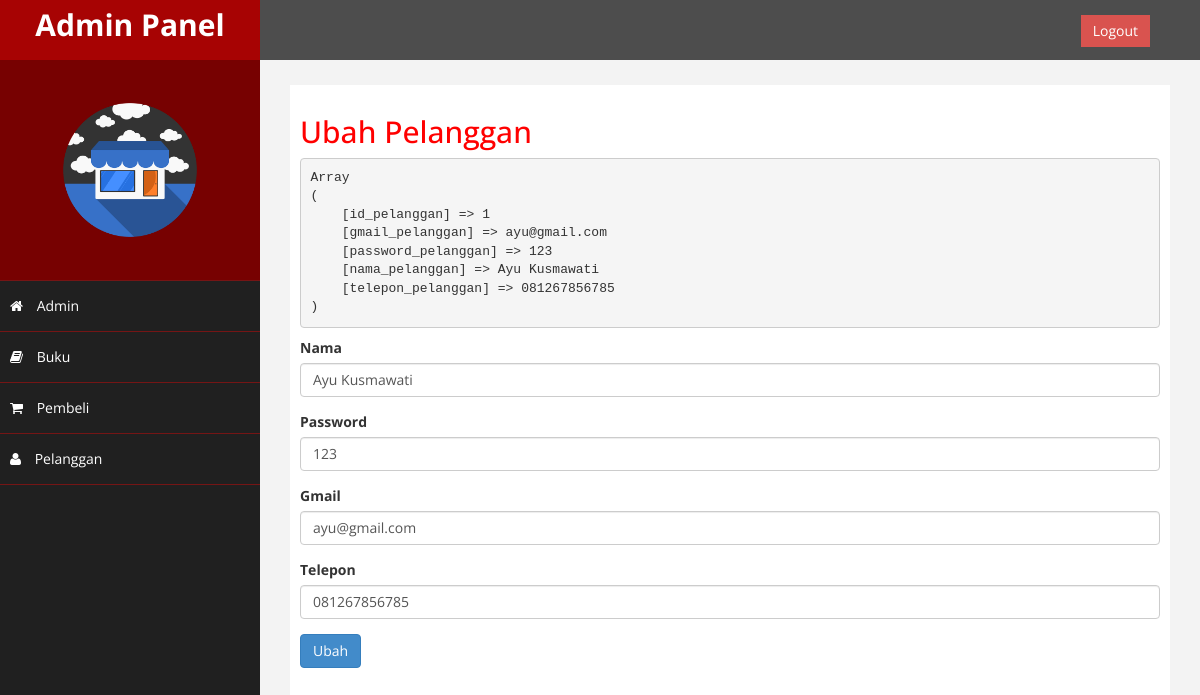
The app's page /admin/index.php?hal=ubahpelanggan&id=1 (signed in) with its own data.
### tables this page shows
CREATE TABLE `pelanggan` (
  `id_pelanggan` int(11) NOT NULL,
  `gmail_pelanggan` varchar(100) NOT NULL,
  `password_pelanggan` varchar(50) NOT NULL,
  `nama_pelanggan` varchar(100) NOT NULL,
  `telepon_pelanggan` varchar(25) NOT NULL
);

### admin/ubahpelanggan.php (the view, shortened to what this page needs)
<h2>Ubah Pelanggan</h2>
<?php
	$ambil = $koneksi->query("SELECT * FROM pelanggan WHERE id_pelanggan='$_GET[id];'");
	$pecah = $ambil-> fetch_assoc();
	echo"<pre>";
		print_r($pecah);
	echo "</pre>";
?>
<form method="post">
	<div class="form-group">
		<label>Nama</label>
		<input type="text" class="form-control" name="nama" value="<?php echo $pecah['nama_pelanggan']; ?>">
	</div>
	<div class="form-group">
		<label>Password</label>
		<input type="text" class="form-control" name="password" value="<?php echo $pecah['password_pelanggan']; ?>">
	</div>
	<div class="form-group">
		<label>Gmail</label>
		<input type="text" class="form-control" name="gmail" value="<?php echo $pecah['gmail_pelanggan']; ?>">
	</div>
	<div class="form-group">
		<label>Telepon</label>
		<input type="text" class="form-control" name="telepon" value="<?php echo $pecah['telepon_pelanggan']; ?>">
	</div>
	<button class="btn btn-primary" name="ubah">Ubah</button>
</form>

### admin/assets/css/custom.css (style rules this page uses)
body { font-family: 'Open Sans', sans-serif; }
h2 { color: #f00; }

### records on screen
pelanggan: nama "Ayu Kusmawati", password "123", gmail "ayu@gmail.com", telepon "081267856785"
